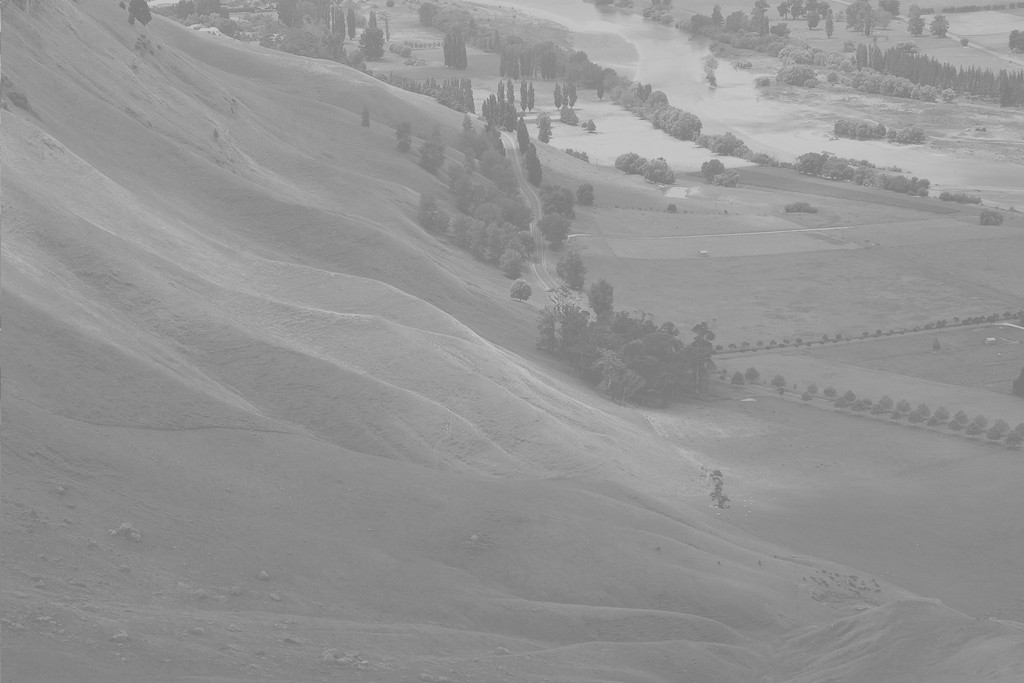
#> input picture opencv/wiki.jpg, 1024 x 683 px
$ jupyter execute --allow-errors Untitled.ipynb   (shell and % lines are left out)
#> lines starting #> are read from the running program, lines starting #| are printed output that depends on the picture; after the words box and inside, x2 and y2 are one past the last pixel; in counts of white or black regions, pixels touching at a corner belong together
[cell 1]
import cv2
import numpy as np
from matplotlib import pyplot as plt

[cell 2]
img = cv2.imread('wiki.jpg', 0)
#> img is the input picture: shape (683, 1024); min 114, max 208, mean 148

[cell 3]
overlay = img.copy()

[cell 4]
output = img.copy()

[cell 5]
cv2.rectangle(overlay, (500, 500), (600, 650), (255, 255, 0), 2)

[cell 6]
cv2.rectangle(overlay, (400, 400), (450, 450), (255, 255, 0), 2)
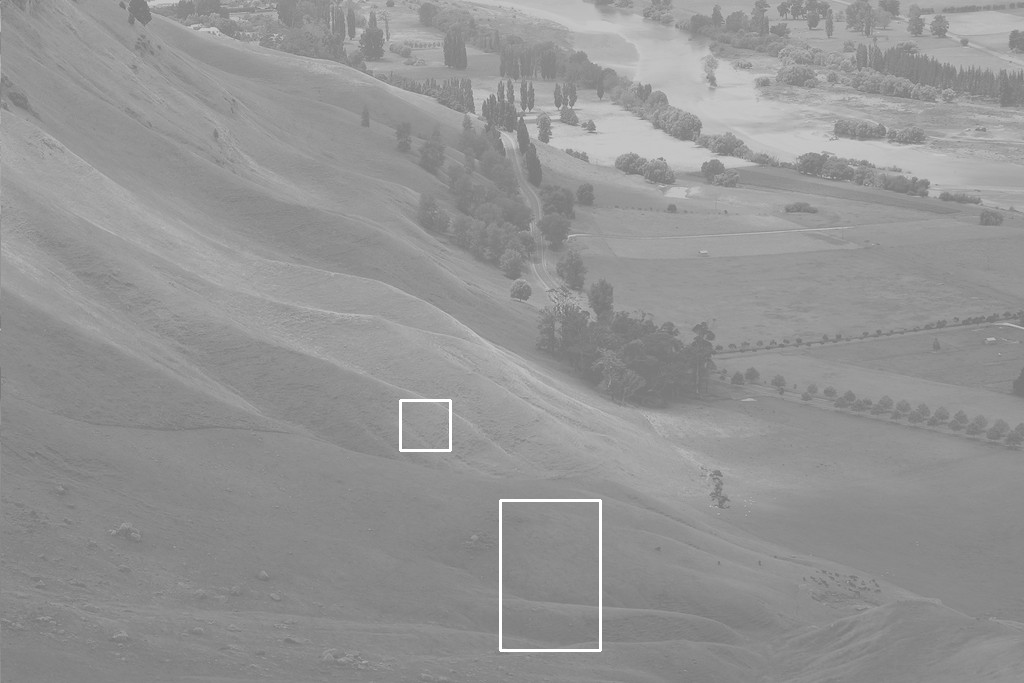
#> overlay: shape (683, 1024); min 114, max 255, mean 148.3

[cell 7]
output = cv2.addWeighted(overlay, 0.5, output, 0.5, 0)

[cell 8]
plt.imshow(overlay)

#> (a cell that did not finish here is left out)

[cell 10]
img.max()
#> Out = 208

[cell 11]
img.min()
#> Out = 114

[cell 12]
hist, bins = np.histogram(img.flatten(), 256, [0,256])
#> hist = 256 values, max 28701 at index 137, min 0 at index 0, mean 2732; bins = 257 values from 0 to 256

[cell 13]
hist.shape
#> Out = (256,)

[cell 14]
hist
#> Out has the same summary as hist

[cell 15]
cdf = hist.cumsum()
#> cdf = 256 values from 0 to 699392

[cell 16]
cdf.shape
#> Out = (256,)

[cell 17]
img.size
#> Out = 699392

[cell 18]
cdf_normalized = cdf * hist.max()/ cdf.max()
#> cdf_normalized = 256 values from 0 to 28701

[cell 19]
cdf_normalized.max()
#> Out = 28701

[cell 20]
cdf_normalized.min()
#> Out = 0

[cell 21]
plt.plot(cdf_normalized, color = 'b')
plt.hist(img.flatten(),256,[0,256], color = 'r')
plt.xlim([0,256])
plt.legend(('cdf','histogram'), loc = 'upper left')
plt.show()
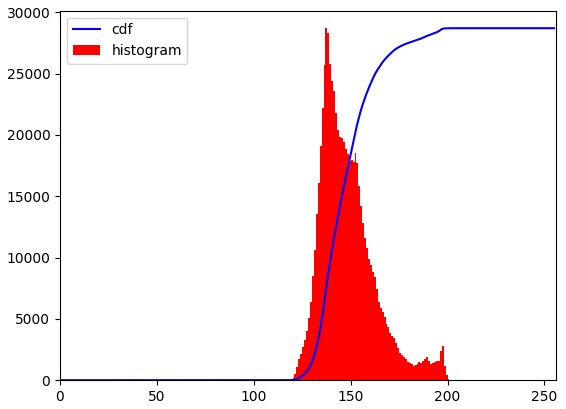
#> figure drawn by matplotlib, 1 panel; tallest bar 28701 high, from x = 137 to 138; curve peaks at x = 208, y = 28701

#> (a cell that did not finish here is left out)

[cell 23]
cdf
#> Out = 256 values from 0 to 699392

[cell 24]
cdf.shape
#> Out = (256,)

[cell 25]
cdf_m = np.ma.masked_equal(cdf,0)
cdf_m = (cdf_m - cdf_m.min())*255/(cdf_m.max()-cdf_m.min())
cdf = np.ma.filled(cdf_m,0).astype('uint8')
#> cdf = 256 values from 0 to 255

[cell 26]
img2 = cdf[img]
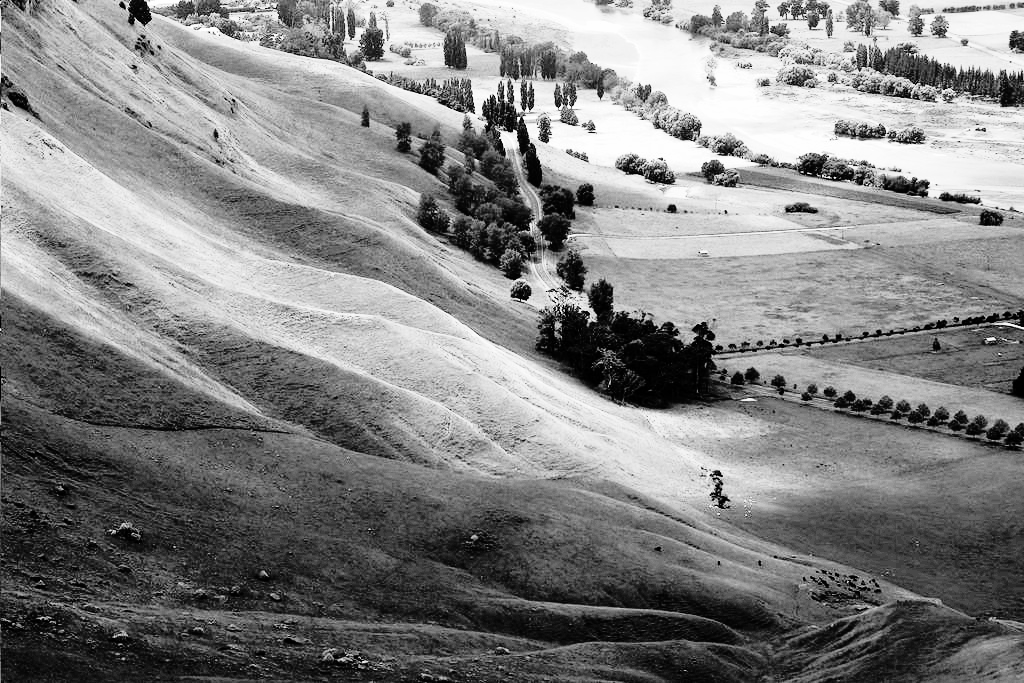
#> img2: shape (683, 1024); min 0, max 255, mean 130

[cell 27]
img2.shape
#> Out = (683, 1024)

[cell 28]
img-img.min()

[cell 29]
img.max()
#> Out = 208

[cell 30]
img.min()
#> Out = 114

[cell 31]
255 / (img.max() - img.min())
#> Out = 2.71

[cell 32]
(img - img.min()) * 2.7

[cell 33]
img.dtype

[cell 34]
(img.astype('uint32') - img.min()) * 255 / (img.max() - img.min())

[cell 35]
img3 = ((img.astype('uint32') - img.min()) * 255 / (img.max() - img.min())).astype('uint8')
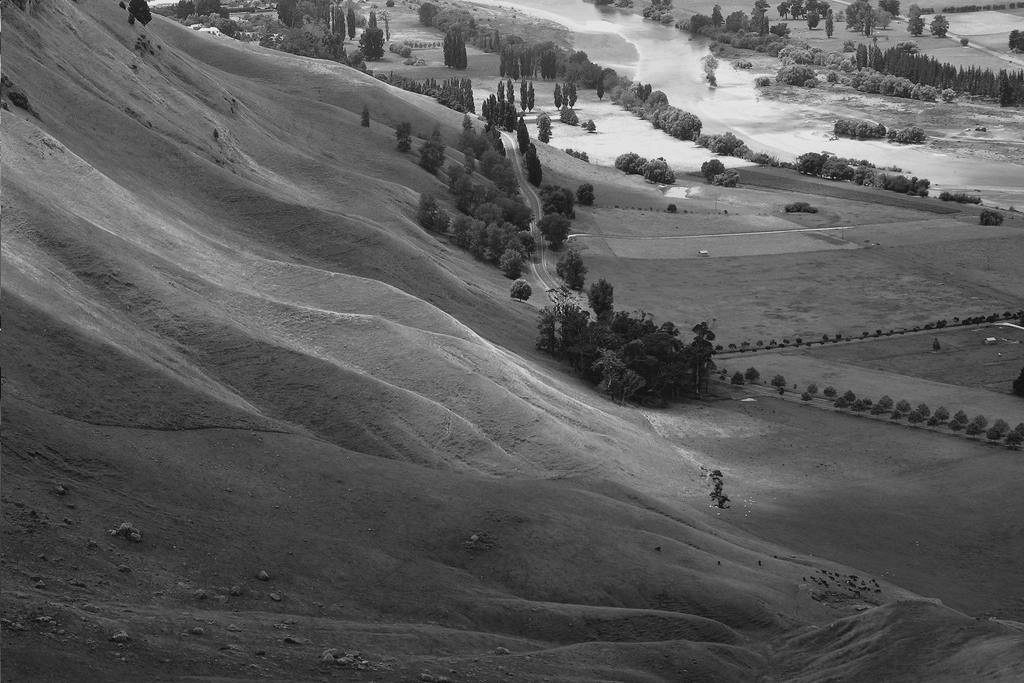
#> img3: shape (683, 1024); min 0, max 255, mean 91.7

[cell 36]
img3.min()
#> Out = 0

[cell 37]
img3.max()
#> Out = 255

[cell 38]
ax = plt.hist(img.flatten(),256,[0,256], color = 'r')
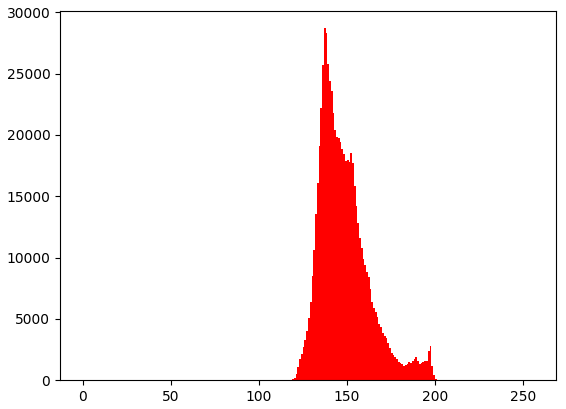
#> figure drawn by matplotlib, 1 panel; tallest bar 28701 high, from x = 137 to 138

[cell 39]
ax = plt.hist(img2.flatten(),256,[0,256], color = 'r')
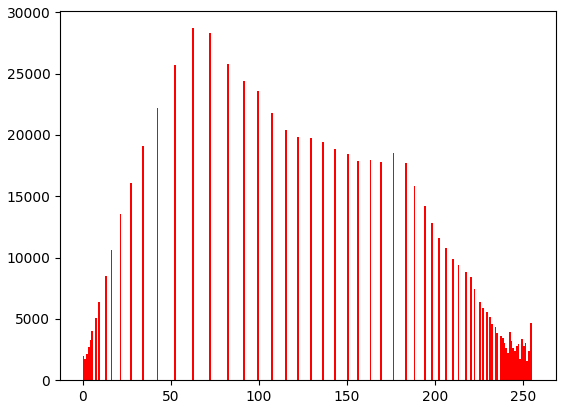
#> figure drawn by matplotlib, 1 panel; tallest bar 28701 high, from x = 62 to 63

[cell 40]
ax = plt.hist(img3.flatten(),256,[0,256], color = 'r')
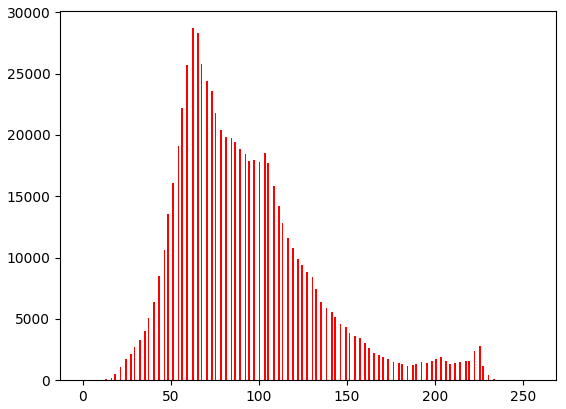
#> figure drawn by matplotlib, 1 panel; tallest bar 28701 high, from x = 62 to 63

[cell 41]
plt.imshow(img, cmap='gray')

[cell 42]
plt.imshow(img2, cmap='gray')

[cell 43]
plt.imshow(img3, cmap='gray')

#> (a cell that did not finish here is left out)

[cell 45]
fig, ax = plt.subplots(2, 2)
ax[0, 0].imshow(img, cmap='gray')
ax[0, 1].imshow(img2, cmap='gray')
ax[1, 0].imshow(img3, cmap='gray')
#> (the rest of this cell did not finish here and is left out)

[cell 46]
img

[cell 47]
img3.min()
#> Out = 0

[cell 48]
img3.max()
#> Out = 255

[cell 49]
cdf_m.min()
#> Out = 0

[cell 50]
cdf_m.max()
#> Out = 255

[cell 51]
cdf_m

[cell 52]
clahe = cv2.createCLAHE(clipLimit=2, tileGridSize=(8, 8))

[cell 53]
img4 = clahe.apply(img)
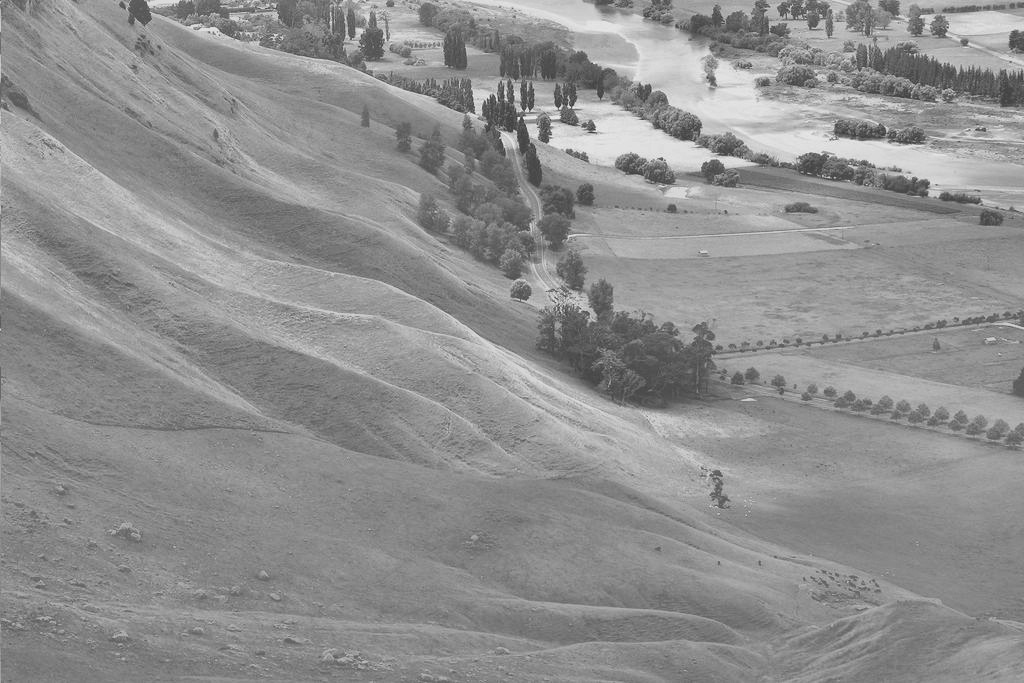
#> img4: shape (683, 1024); min 53, max 233, mean 143.1

[cell 54]
img4.shape
#> Out = (683, 1024)

[cell 55]
plt.imshow(cv2.medianBlur(img, 5), cmap='gray')
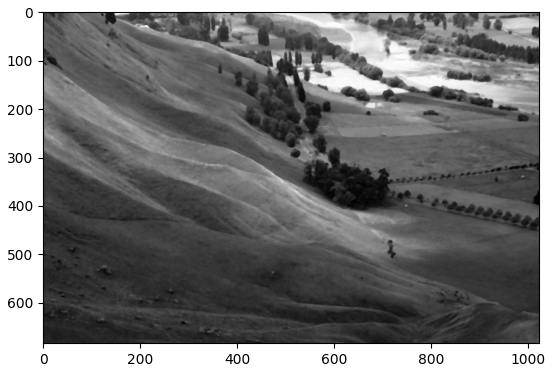
#> figure drawn by matplotlib, 1 panel

[cell 56]
plt.imshow(cv2.GaussianBlur(img, (5,5), 0), cmap='gray')

[cell 57]
test = np.random.randint(0, 255, size=(8, 8)).astype('uint8')

[cell 58]
test

[cell 59]
thresh = cv2.threshold(test, 100, 255, cv2.THRESH_BINARY)

[cell 60]
plt.imshow(thresh[1], cmap='gray')
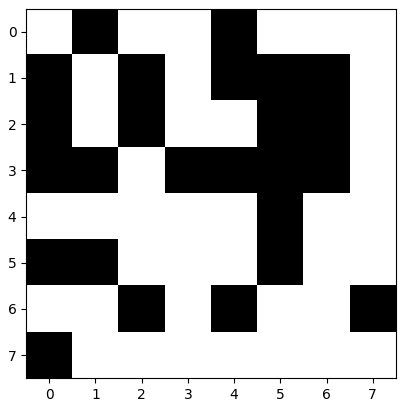
#> figure drawn by matplotlib, 1 panel

[cell 61]
plt.imshow(cv2.threshold(test, 100, 255, cv2.THRESH_BINARY)[1], cmap='gray')

[cell 62]
thresh = cv2.threshold(img, 150, 255, cv2.THRESH_BINARY)

[cell 63]
thresh

[cell 64]
contours, hierarchy = cv2.findContours(thresh[1], cv2.RETR_EXTERNAL, cv2.CHAIN_APPROX_SIMPLE)
#> contours = 1978 contours, 1936 with area under 20; largest, box (x1, y1, x2, y2) and area: (8, 0, 1024, 348) 169174, (0, 104, 830, 541) 86145, (725, 354, 961, 405) 4211, (495, 126, 523, 176) 424, (957, 405, 1024, 430) 316

[cell 65]
contours
#> Out has the same summary as contours

[cell 66]
hierarchy
#> Out = 1978 rows, first 6: [1, -1, -1, -1], [2, 0, -1, -1], [3, 1, -1, -1], [4, 2, -1, -1], [5, 3, -1, -1], [6, 4, -1, -1]

[cell 67]
plt.imshow(cv2.threshold(cv2.drawContours(test, contours, 1, (0,255,0), 3), 100, 255, cv2.THRESH_BINARY)[1], cmap='gray')

[cell 68]
x, y, h, w = cv2.boundingRect(contours[0])
#> x = 444; y = 678; h = 2; w = 1

[cell 69]
plt.imshow(cv2.rectangle(img, (x, y), (x+h, y+w), (255, 0, 0), 2), cmap='gray')
#> img: shape (683, 1024); under 0.01% of pixels changed, all inside (x1, y1, x2, y2) = (443, 677, 448, 681)

[cell 70]
plt.imshow(img, cmap='gray')

[cell 71]
x, y, h, w
#> Out = (444, 678, 2, 1)
